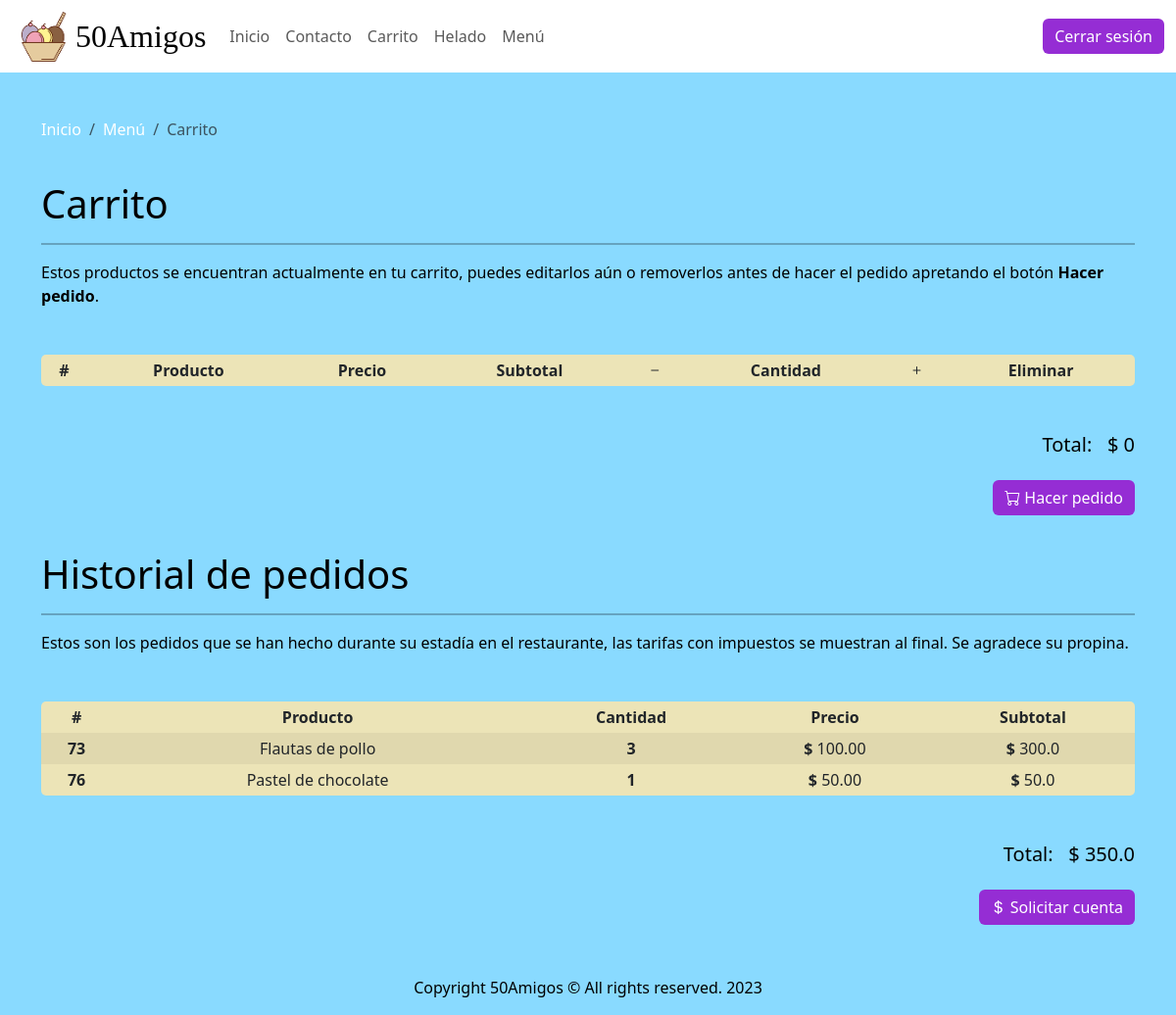
Before: /carrito (signed in) with the older database file.
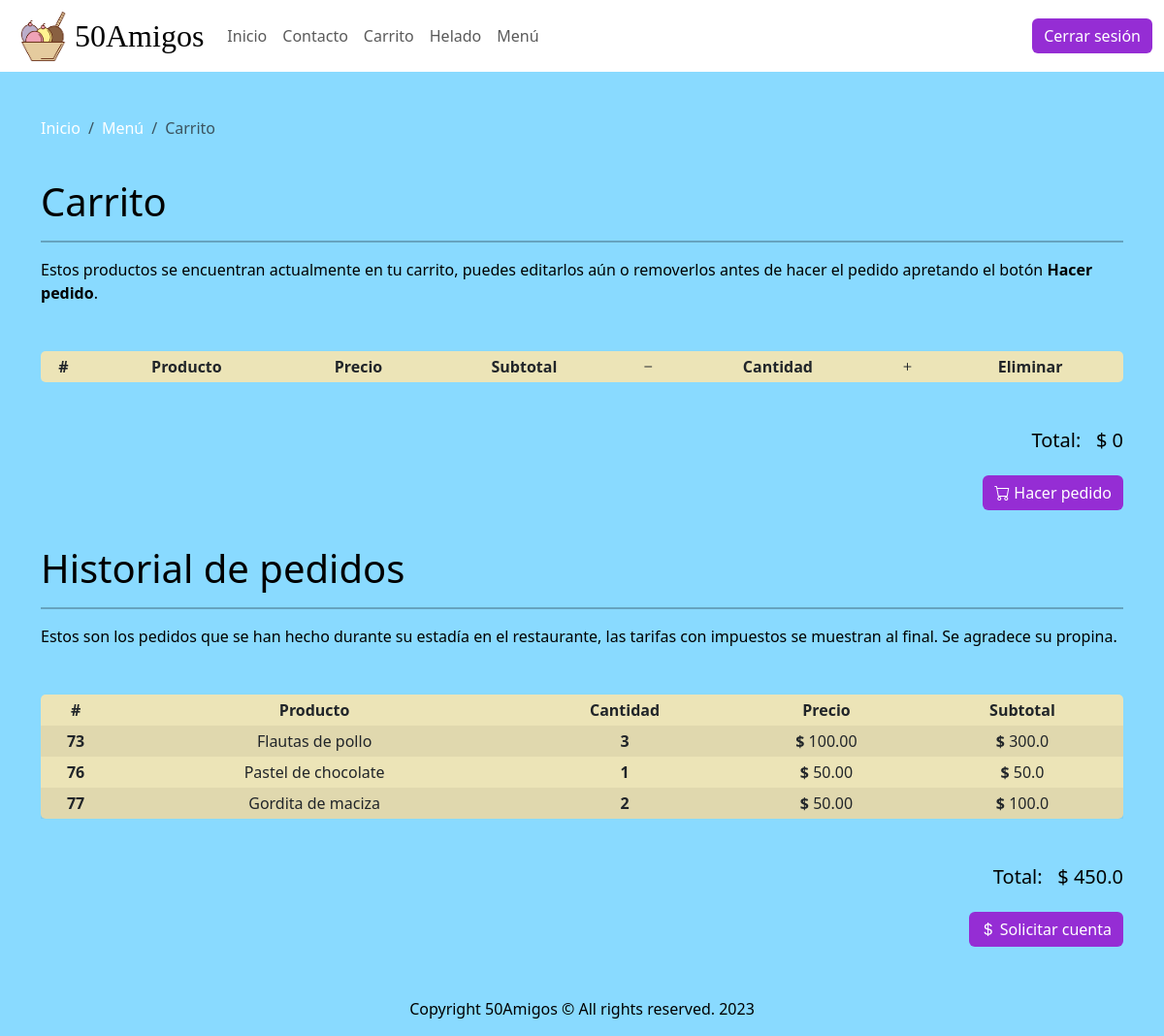
After: the same page with the newer database file.
### mainApp/models.py (models this page shows, shortened)
class Carrito(models.Model):
    id = models.AutoField(primary_key=True)
    fecha = models.DateTimeField(auto_now_add=True)
    usuario = models.ForeignKey(
        User, on_delete=models.SET_NULL, null=True, related_name='carritos')
    orden = models.ForeignKey(
        Orden, on_delete=models.SET_NULL, null=True, related_name='carritos')
    active = models.BooleanField(default=True)
    def get_total(self):
        total = 0
        for p in self.pedidos.all():
            total += p.get_subtotal()
        return total

class Pedido(models.Model):
    id = models.AutoField(primary_key=True)
    platillo = models.ForeignKey(
        Platillo, on_delete=models.SET_NULL, null=True, related_name='pedidos')
    cantidad = models.IntegerField(default=1)
    carrito = models.ForeignKey(
        Carrito,
        on_delete=models.SET_NULL,
        null=True,
        related_name='pedidos')
    def get_subtotal(self):
        return float(self.platillo.precio) * float(self.cantidad)

class Platillo(models.Model):
    id = models.AutoField(primary_key=True)
    nombre = models.CharField(max_length=100)
    descripcion = models.TextField(blank=True, null=True, max_length=1000)
    imagen = models.CharField(max_length=1000)
    categoria = models.ForeignKey(
        Categoria,
        on_delete=models.SET_NULL,
        null=True,
        related_name='platillos')
    subcategoria = models.ForeignKey(
        Subcategoria,
        on_delete=models.SET_NULL,
        null=True,
        related_name='platillos')
    precio = models.DecimalField(max_digits=10, decimal_places=2)
    ingredientes = models.TextField(max_length=1000, null=True, blank=True)
    alergenos = models.TextField(max_length=1000, null=True, blank=True)

class Orden(models.Model):
    id = models.AutoField(primary_key=True)
    usuario = models.ForeignKey(
        User, on_delete=models.SET_NULL, null=True, related_name='orders')
    fecha = models.DateTimeField(auto_now_add=True)
    total = models.DecimalField(decimal_places=2, max_digits=100, null=True)
    comentarios = models.TextField(blank=True, max_length=500)
    helado_escogido = models.ForeignKey(
        Platillo, on_delete=models.SET_NULL, null=True)
    active = models.BooleanField(default=True)
    class Meta:
        verbose_name = 'Orden'
        verbose_name_plural = 'Ordenes'
    def get_total(self):
        total = 0
        for p in self.get_pedidos():
            total += p.get_subtotal()
        return total
    def get_pedidos(self):
        res = []
        for c in self.carritos.all():
            if not c.active:
                for p in c.pedidos.all():
                    res.append(p)
        return res

### mainApp/views.py (the view, shortened to what this page needs)
# urls.py: path('carrito', views.CarritoView.as_view(), name='carrito'),
@method_decorator(login_required, name='dispatch')
class CarritoView(View):
    def get(self, request, *args, **kwargs):
        carrito = get_current_carrito(request.user)
        orden = get_current_orden(request.user)
        data = {
            'orden': orden,
            'carrito': carrito
        }
        return render(request, 'carrito.html', context=data)

### mainApp/views.py (called while the page is built)
def get_current_orden(user):
    orden = Orden.objects.filter(
        usuario=user,
        active=True
    ).order_by('-fecha').first()
    if not orden:
        orden = Orden.objects.create(usuario=user, active=True)
    return orden

def get_current_carrito(user):
    carrito = Carrito.objects.filter(
        usuario=user,
        active=True).order_by('-fecha').first()
    if not carrito:
        carrito = Carrito.objects.create(
            usuario=user,
            active=True,
            orden=get_current_orden(user))
    else:
        carrito.orden = get_current_orden(user)
        carrito.save()
    return carrito

### mainApp/templates/carrito.html (shortened to what this page needs)
{% extends 'fragments/base.html' %}
{% block content %}
<nav aria-label="breadcrumb">
  <ol class="breadcrumb">
    <li class="breadcrumb-item">
      <a
        class="text-decoration-none"
        href="{% url 'mainApp:inicio' %}">Inicio</a>
      </li>
    <li class="breadcrumb-item">
      <a
        class="text-decoration-none"
        href="{% url 'mainApp:menu' %}">Menú</a>
    </li>
    <li class="breadcrumb-item active" aria-current="page">Carrito</li>
  </ol>
</nav>
<br>
<h1>Carrito</h1>
<hr>
<p class="my-3">
  Estos productos se encuentran actualmente en tu carrito, puedes
  editarlos aún o removerlos antes de hacer el pedido apretando el
  botón <b>Hacer pedido</b>.
</p>
<table class="table table-sm table-striped my-5">
  <thead>
    <tr>
      <th scope="col" class="text-center">#</th>
      <th scope="col" class="text-center">Producto</th>
      <th scope="col" class="text-center">Precio</th>
      <th scope="col" class="text-center">Subtotal</th>
      <th scope="col" class="text-center">
        <i class="bi bi-dash"></i>
      </th>
      <th scope="col" class="text-center">Cantidad</th>
      <th scope="col" class="text-center">
        <i class="bi bi-plus"></i>
      </th>
      <th scope="col" class="text-center">Eliminar</th>
    </tr>
  </thead>
</table>
<div class="float-end">
<span class="h5 float-end">
  Total: &nbsp;&nbsp;$ {{ carrito.get_total }}
</span>
<br>
<br>
<form method="POST" action="{% url 'mainApp:carrito' %}">
  <button
    type="submit"
    class="btn btn-primary float-end">
    <i class="bi bi-cart"></i> Hacer pedido
  </button>
</form>
<br>
<br>
</div>
<br>
<br>
<br>
<br>
<br>
<h1>Historial de pedidos</h1>
<hr>
<p class="my-3">
Estos son los pedidos que se han hecho durante su estadía en el restaurante,
las tarifas con impuestos se muestran al final. Se agradece su propina.
</p>
<table class="table table-sm table-striped my-5">
  <thead>
    <tr>
      <th scope="col" class="text-center">#</th>
      <th scope="col" class="text-center">Producto</th>
      <th scope="col" class="text-center">Cantidad</th>
      <th scope="col" class="text-center">Precio</th>
      <th scope="col" class="text-center">Subtotal</th>
    </tr>
  </thead>
  <tbody>
    {% for pedido in orden.get_pedidos %}
    <tr>
      <th scope="row" class="text-center">{{ pedido.id }}</th>
      <td class="text-center">{{ pedido.platillo.nombre }}</td>
      <td class="text-center"><b>{{ pedido.cantidad }}</b></td>
      <td class="text-center"><b>$</b> {{ pedido.platillo.precio }}</td>
      <td class="text-center"><b>$</b> {{ pedido.get_subtotal }}</td>
    </tr>
    {% endfor %}
  </tbody>
</table>
<div class="float-end">
  <span class="h5 float-end">
    Total: &nbsp;&nbsp;$ {{ orden.get_total }}
  </span>
  <br>
  <br>
  <form method="POST" action="{% url 'mainApp:orden' %}" >
    <button
      type="submit"
      class="btn btn-primary">
      <i class="bi bi-currency-dollar"></i> Solicitar cuenta
    </button>
  </form>
</div>
<br>
<br>
<br>
<br>
<br>
{% endblock %}

### mainApp/templates/fragments/base.html (shortened to what this page needs)
{% load static %}
<!DOCTYPE html>
<html lang="en">
<head>
  <link
    href="{% static 'css/bootstrap.min.css' %}"
    rel="stylesheet"/>
  <link
    href="{% static 'css/bootstrap-icons.css' %}"
    rel="stylesheet"/>
  <link
    href="{% static 'css/animate.min.css' %}"
    rel="stylesheet"/>
  <link
    href="{% static 'css/global.css' %}"
    rel="stylesheet"/>
</head>
<body>
  <main class="flex-shrink-0">
    <br>
    <br>
    {% include 'fragments/navbar.html' %}
    <br>
    <br>
    <br>
    <div
      id="content"
      class="container animate__animated animate__fadeInLeft">
      {% block content %}{% endblock %}
    </div>
    {% include 'fragments/footer.html' %}
  </main>
</body>
</html>

### mainApp/templates/fragments/navbar.html (shortened to what this page needs)
{% load static %}
<nav class="navbar navbar-expand-lg fixed-top navbar-light">
  <div class="container-fluid">
    <img src="{% static '/img/Logo-50Amigos.png' %}" width="65em" height="55em" alt="...">
    <a class="navbar-brand my-navbar-brand" href="{% url 'mainApp:inicio' %}">
      50Amigos
    </a>
    <div class="collapse navbar-collapse" id="navbarScroll">
    <ul
      class="navbar-nav me-auto my-2 my-lg-0 navbar-nav-scroll"
      style="--bs-scroll-height: 200px;">
      <li class="nav-item">
        <a
          class="nav-link text-center"
          href="{% url 'mainApp:index' %}">
          Inicio
        </a>
      </li>
      <li class="nav-item active">
        <a class="nav-link text-center"
          href="{% url 'mainApp:contacto' %}">
          Contacto
        </a>
      </li>
      {% if request.user.is_authenticated %}
      <li class="nav-item">
        <a
          class="nav-link text-center"
          href="{% url 'mainApp:carrito' %}">
          Carrito
        </a>
      </li>
      <li class="nav-item">
        <a
          class="nav-link text-center"
          href="{% url 'mainApp:votacion' %}">
          Helado
        </a>
      </li>
      <li class="nav-item">
        <a
          class="nav-link text-center"
          href="{% url 'mainApp:menu' %}">
          Menú
        </a>
      </li>
      {% endif %}
    </ul>
    <form class="d-flex float-end" role="search">
      {% if request.user.is_authenticated %}
        <a
          class="btn btn-primary
          type="submit"
          href="{% url 'logout' %}">
          Cerrar sesión
        </a>
      {% endif %}
    </form>
    </div>
  </div>
</nav>

### mainApp/templates/fragments/footer.html
<footer class="footer mt-auto py-3">
    <div class="container text-center">
        <span>
        Copyright 50Amigos &copy; All rights reserved. 2023
        </span>
    </div>
</footer>

### static/css/global.css (style rules this page uses)
:root { --blue: #89daff; --dark-blue: #54c0ff; --yellow: #ece4b7; --purple: #b17ad1; --dark-purple: #952dd4; --dark-purple-2: #7416ad; --white: white; --muted: rgb(227, 227, 227); --black: black; --red: #d66874; --dark-red: darkred; --gray: #696767; --bs-border-width: 0px; }
a { color: var(--white); }
body { background-color: var(--blue); color: var(--black); }
hr { border: var(--black) 1px solid !important; }
.btn-primary, .btn:hover, .btn:active { background-color: var(--dark-purple); color: var(--white) !important; }
.my-navbar-brand { font-family: "Norican Regular", cursive !important; font-size: 2em; color: black !important; }
.navbar { background-color: var(--white); }
.table { background-color: var(--yellow); border-radius: 5px; }

Changed rows visible on the page:
added Pedido: id "77", platillo.nombre "Gordita de maciza", cantidad "2", platillo.precio "50.00", get_subtotal "100.0"
changed Orden: get_total "350.0" → "450.0"
